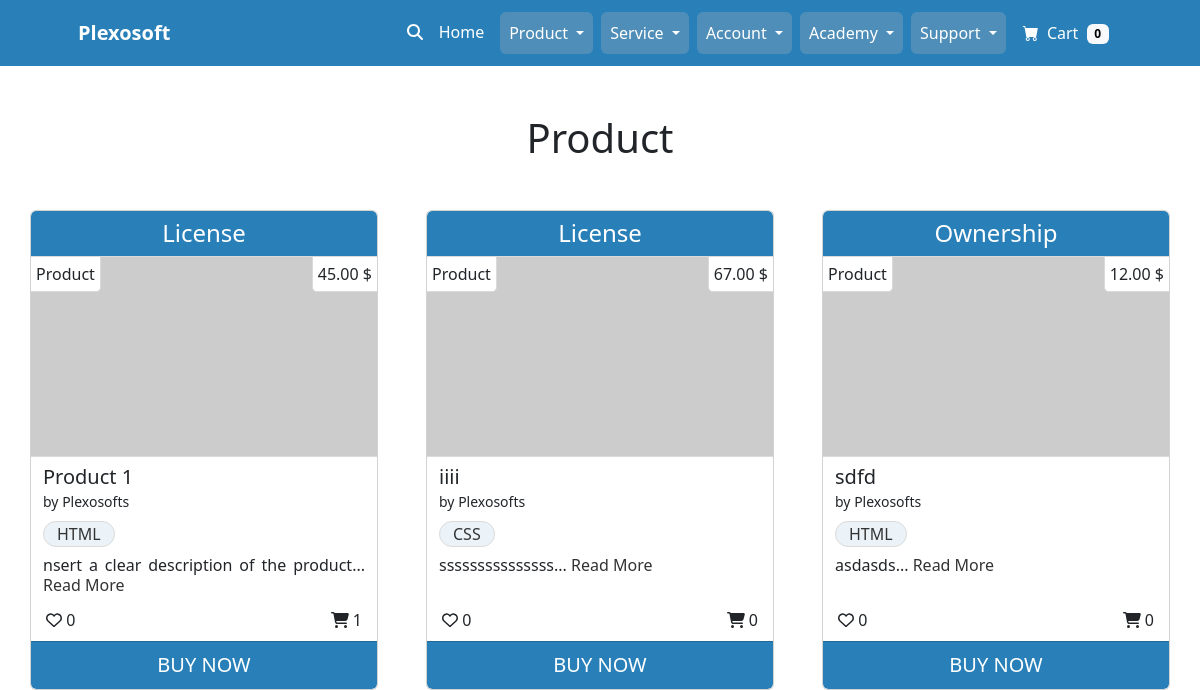
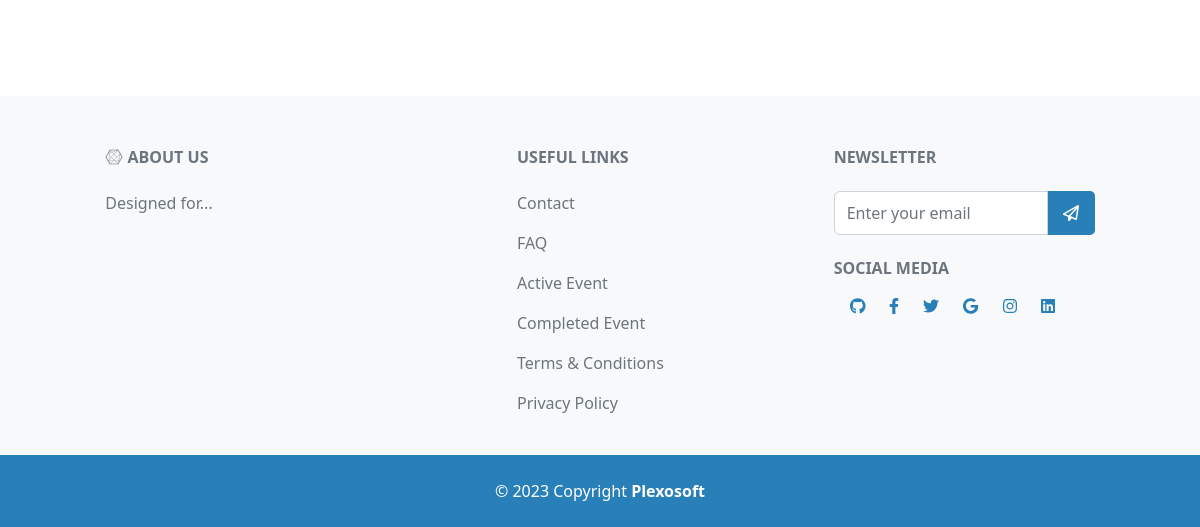
/all/product/, run on an earlier commit of the app's database (2 pictures, top to bottom).
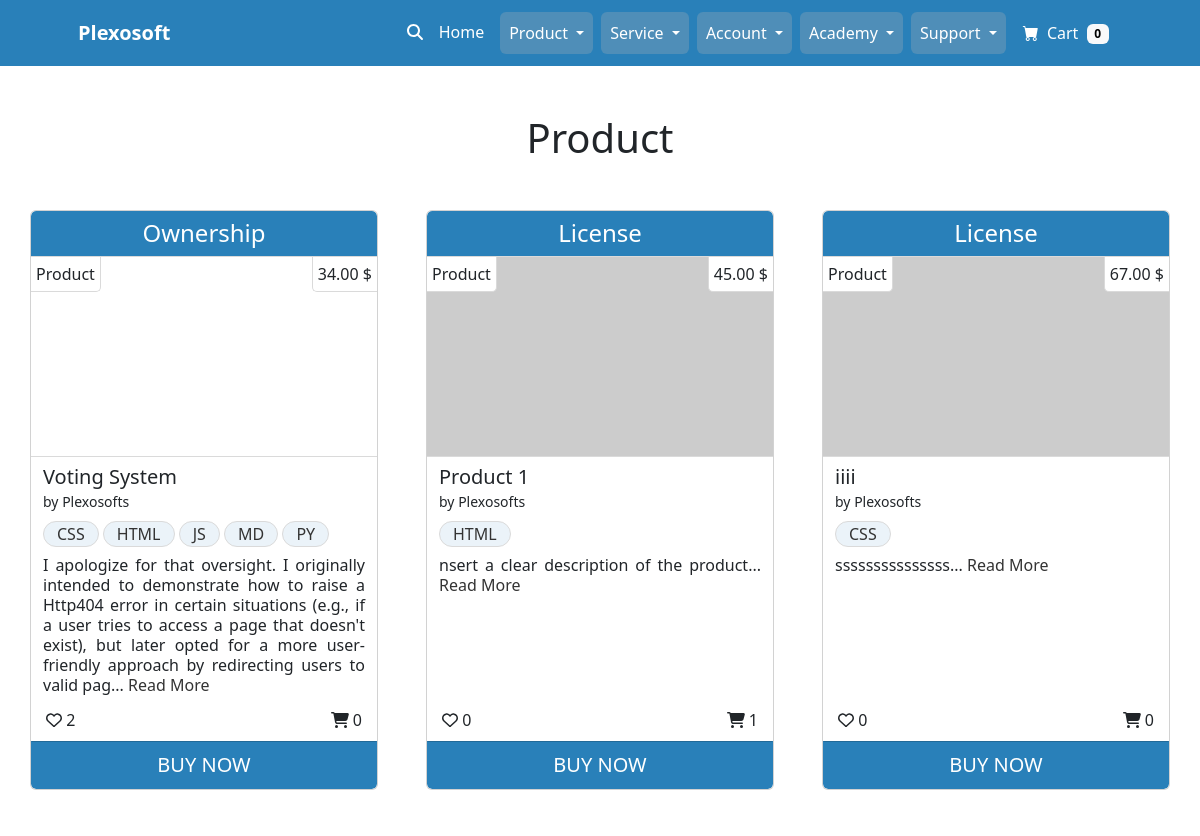
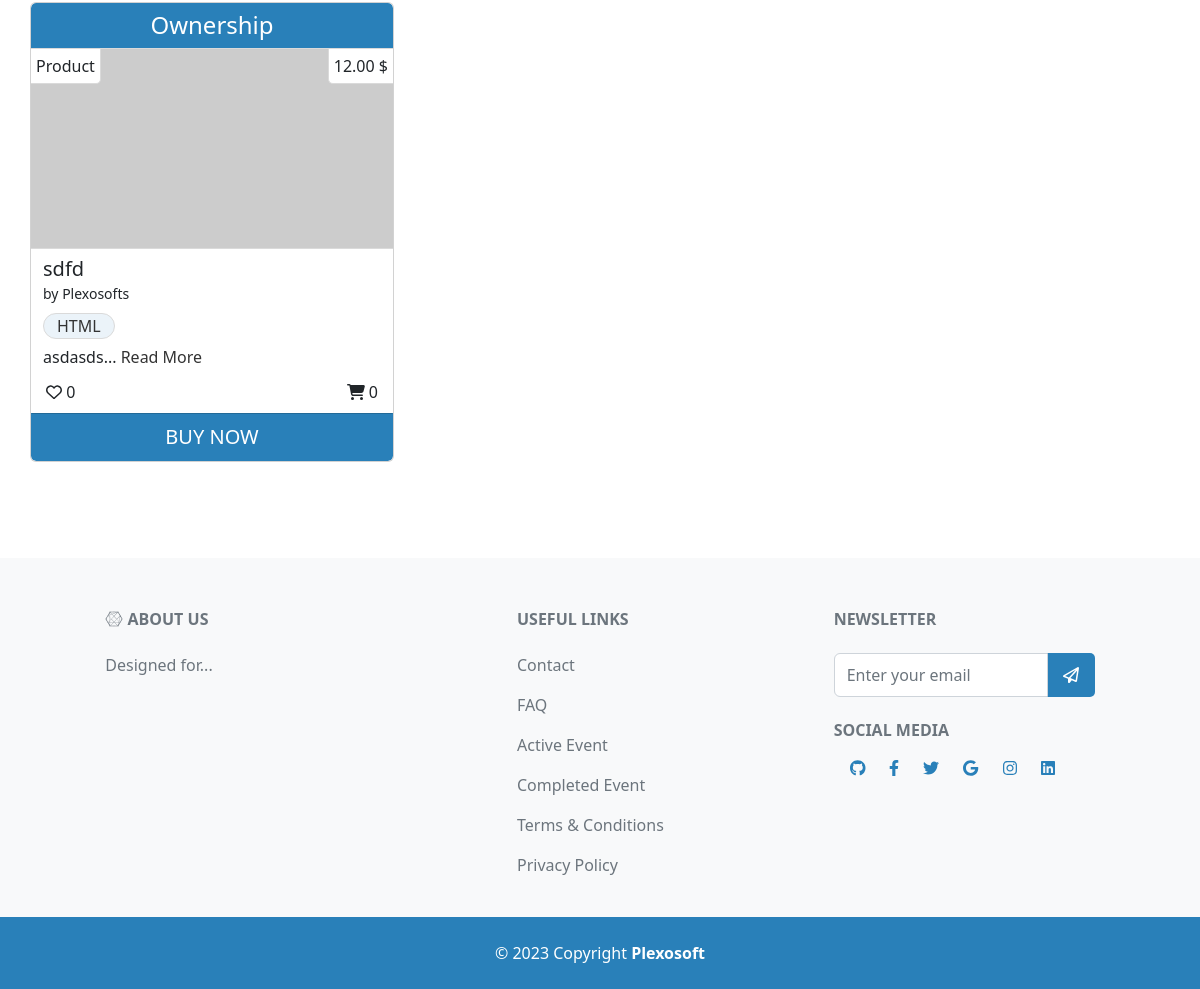
And on a later commit of the database (2 pictures, top to bottom).
### product_service/models.py (models this page shows, shortened)
class Product(models.Model):
    title = models.CharField(max_length=64, unique=True)
    sku = models.CharField(max_length=64, unique=True)
    price = models.DecimalField(max_digits=6, decimal_places=2)
    description = models.TextField(max_length=528)
    status = models.IntegerField(choices=STATUS, default=0)
    category = models.ForeignKey(
        Category, on_delete=models.SET_NULL,
        related_name='product_categories', null=True, blank=True)
    excerpt = models.CharField(max_length=264)
    type = models.IntegerField(choices=SCOPE_TYPE, default=1)
    instance = models.IntegerField(choices=INSTANCE_TYPE, default=0)
    code = models.ManyToManyField(CodeType, related_name="code_type")
    service = models.ManyToManyField(ServiceType, related_name="service_type")
    preview = models.URLField(
        max_length=1024, null=True, blank=True, unique=True)
    docs = models.URLField(
        max_length=1024, null=True, blank=True, unique=True)
    slug = models.SlugField(max_length=200, unique=True, blank=True)
    image = models.ImageField(null=True, blank=True)
    image_url = models.URLField(max_length=1024, null=True, blank=True)
    author = models.ForeignKey(
        'homepage.UserProfile', on_delete=models.SET_NULL,
        related_name='product_authors', null=True)
    created_on = models.DateTimeField(auto_now_add=True)
    likes = models.ManyToManyField(
        'homepage.Like', related_name='product_likes', blank=True)
    comments = models.ManyToManyField(
        'homepage.Comment', related_name='product_comments', blank=True)
    transactions = models.ManyToManyField(
        'homepage.UserProfile', through='Transaction',
        related_name='product_transactions', blank=True)
    download_url = models.ManyToManyField(
        'Download', related_name='product_downloads', blank=True)
    def get_likes_count(self):
        return self.likes.count()
    def get_transactions_count(self):
        return self.transactions.count()
    class Meta:
        ordering = ['title']

class CodeType(models.Model):
    code = models.CharField(max_length=64, unique=True)
    class Meta:
        ordering = ['code']
        verbose_name_plural = "CodeTypes"
    def __str__(self):
        return self.code

### homepage/models.py (models this page shows)
class UserProfile(AbstractUser):
    email = models.EmailField(
        unique=True)
    role = models.IntegerField(choices=ROLES, default=0)
    type = models.IntegerField(choices=USER_TYPE, default=0)
    status = models.IntegerField(choices=STATUS, default=2)
    user_transactions = models.ManyToManyField(
        'product_service.Product',
        through='product_service.Transaction',
        related_name='user_profiles')
    class Meta:
        ordering = ['username']
    def __str__(self):
        return f'{self.username}'

### homepage/views.py (the view)
# urls.py: path('all/product/', AllProductListView.as_view(),
class AllProductListView(generic.ListView):
    model = Product
    template_name = 'all_product_service/all_product.html'
    paginate_by = 6
    context_object_name = 'product_all'
    def get_queryset(self):
        try:
            products = list(Product.objects.filter(
                status=2).order_by('-created_on'))
            return products
        except Exception as e:
            print(e)
            return []

### homepage/custom_context_processors.py (called while the page is built, shortened)
def get_verified_email(request):
    return {'get_verified_email': None}

### homepage/templates/all_product_service/all_product.html (shortened to what this page needs)
{% extends "base.html" %}
{% load static %}
{% block content %}
<div class="container px-4 px-lg-0">
    <div class="row gx-4 gx-lg-5 mt-5">
        <p class="h1 fairplay-font text-center mb-5">Product</p>
        {% for product in product_all %}
        <div class="col-lg-4 col-md-12 mb-5 col-sm-12">
            <div class="card h-100">
                {% if product.type %}
                <div class="card-header text-center h4">{{ product.get_type_display}}</div>
                {% else %}
                <div class="card-header text-center h4">UNKNOWN</div>
                {% endif %}
                <div class="row bg-thumbnail">
                    <div class="col-12 bg-thumbnail-image" style="background-image: url('{{ product.image_url }}')">
                        <div class="d-flex justify-content-between">
                            <span class="thumbnail-tags-left">{{ product.get_instance_display }}</span>
                            <span class="thumbnail-tags-right">{{ product.price }} $</span>
                        </div>
                    </div>
                </div>
                <div class="card-body pt-1 px-2 pb-1">
                    <div class="row">
                        <div class="col-12 d-inline-block">
                            <div class="p-1">
                                <p class="h5 pb-0 mb-0">{{ product.title }}</p>
                                <small>by {{ product.author }}</small>
                                <p class="my-0 fs-6">
                                    {% for codes in product.code.all %}
                                    <span class="item-tags d-inline-block m-0 mt-2">
                                        {{ codes }}
                                    </span>
                                    {% endfor %}
                                </p>
                                <p class="my-0 fs-6 text-justify mt-2 lh-sm"> {{ product.excerpt|safe }}...
                                    <a class="read-more" href="">
                                        Read More
                                    </a>
                                </p>
                            </div>
                        </div>
                    </div>
                </div>
                <div class="row mb-1">
                    <div class="col-12">
                        <div class="d-flex justify-content-between">
                            <span class="likes-tags-left"><i class="fa-regular fa-heart"></i>
                                {{ product.get_likes_count }}</span>
                            <span class="purchases-tags-right"><i class="fa-solid fa-cart-shopping"></i>
                                {{ product.get_transactions_count }} </span>
                        </div>
                    </div>
                </div>
                <a class="card-footer text-center fs-5 btn" href="{% url 'single_product' product.slug %}">BUY NOW</a>
            </div>
        </div>
        {% if forloop.counter|divisibleby:3 %}
    </div>
    <div class="row">
        {% endif %}
        {% endfor %}
    </div>
</div>
{% endblock content %}

What changed in the data, as far as the page shows it:
now on this page (row edited): Product: type "Ownership", instance "Product", price "34.00", title "Voting System", author "Plexosofts", excerpt "I apologize for that oversight. I originally intended to demonstrate how to raise a Http404 error in certain situations (e.g., if a user tries to access a page that doesn't exist), but later opted for a more user-friendly approach by redirecting users to valid pag", get_likes_count "2", get_transactions_count "0", CodeType (code "CSS"), CodeType (code "HTML")
now on this page (row unchanged): CodeType: code "JS", shown under "Ownership"
now on this page (row unchanged): CodeType: code "MD", shown under "Ownership"
now on this page (row unchanged): CodeType: code "PY", shown under "Ownership"
